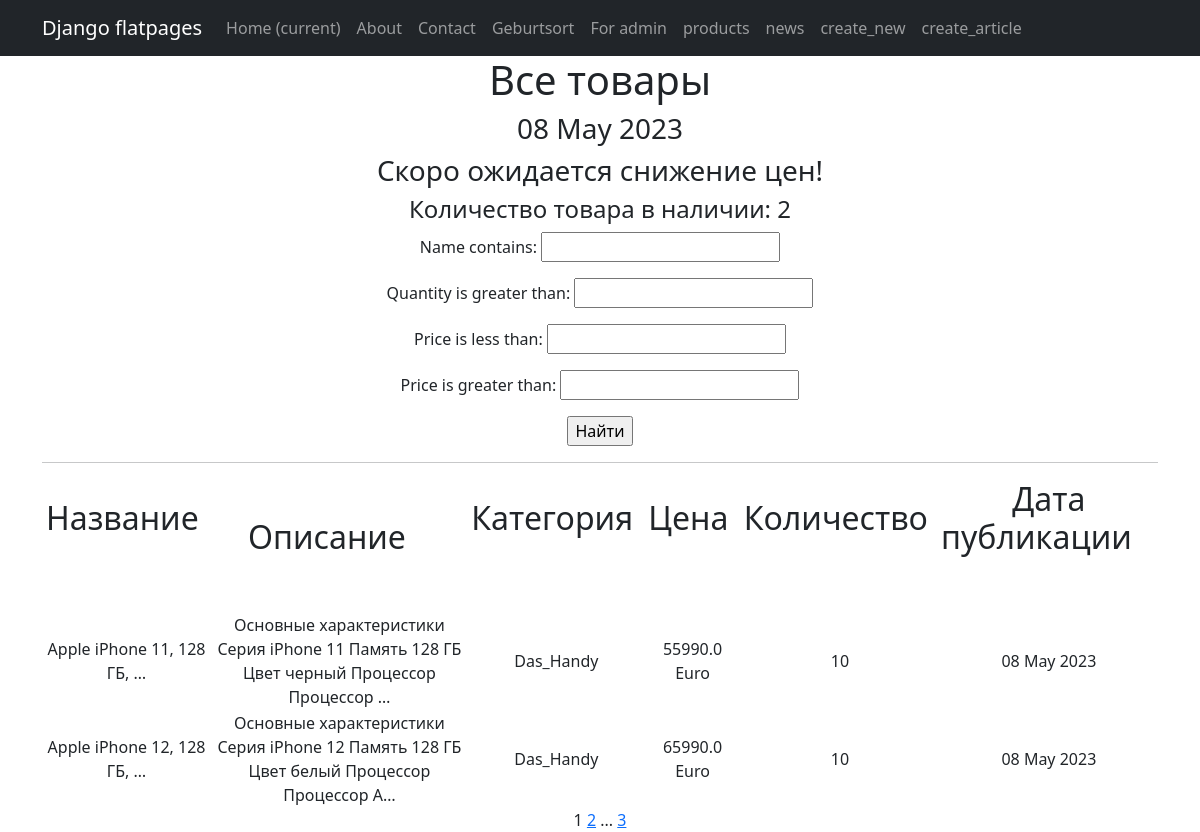
The page / on the database its author committed.
### simpleapp/models.py (models this page shows, shortened)
class Product(models.Model):
    name = models.CharField(max_length=50, unique=True)   # названия товаров не должны повторяться
    description = models.TextField()
    quantity = models.IntegerField(validators=[MinValueValidator(0)])   # поле категории будет ссылаться на
    category = models.ForeignKey(to='Category', on_delete=models.CASCADE, related_name='products')  # все продукты в
    price = models.FloatField(validators=[MinValueValidator(0.0)])

class Category(models.Model):
    name = models.CharField(max_length=100, unique=True)

### simpleapp/views.py (the view)
# urls.py: path('', ProductsList.as_view()),
class ProductsList(ListView):
    model = Product
    ordering = 'name'  # сортировка по расположению в порядке возрастания, или убывания '-name'
    template_name = 'flatpages/products.html'
    context_object_name = 'products'
    paginate_by = 2  # вот так мы можем указать количество записей на странице
    def __init__(self):
        self.filterset = None
    def get_queryset(self):
        queryset = super().get_queryset()
        self.filterset = ProductFilter(self.request.GET, queryset)
        return self.filterset.qs
    def get_context_data(self, **kwargs):
        context = super().get_context_data(**kwargs)
        context['time_now'] = datetime.utcnow()
        context['next_sale'] = 'Скоро ожидается снижение цен!'
        context['filterset'] = self.filterset
        return context

### simpleapp/templatetags/custom_filters.py (called while the page is built)
@register.filter()
def currency(value, code='rub'):
    postfix = CURRENCIES_SYMBOLS[code]
    return f'{value} {postfix}'

### simpleapp/templatetags/custom_tags.py (called while the page is built)
@register.simple_tag()
def current_time(format_string='%d %b %Y'):
    return datetime.utcnow().strftime(format_string)

@register.simple_tag(takes_context=True)
def url_replace(context, **kwargs):
    d = context['request'].GET.copy()
    for k, v in kwargs.items():
        d[k] = v
    return d.urlencode()

### templates/flatpages/products.html (shortened to what this page needs)
{% extends 'flatpages/default.html' %}
{% load custom_filters %}
{% load custom_tags %}
{% block content %}
   <h1>Все товары</h1>
   <h3>{% current_time '%d %b %Y' %}</h3>
   <h3> {{ next_sale|default_if_none:"Чуть позже сообщим о распродаже!" }} </h3>
   <tr>
   <h4>Количество товара в наличии: {{ products|length }}</h4>
   </tr>
   <form action="" method="get">
       {{ filterset.form.as_p }}
       <input type="submit" value="Найти" />
   </form>
   <hr>
   {% if products %}
       <table>
           <tr>
               <td><h2><p style="text-align: center;"> Название&nbsp; &nbsp; &nbsp; </p></h2></td>
               <td><h2><p style="text-align: center;"> Описание&nbsp; &nbsp; </p></h2></td>
               <td><h2><p style="text-align: center;"> Категория&nbsp; &nbsp; &nbsp; </p></h2></td>
               <td><h2><p style="text-align: center;"> Цена&nbsp; &nbsp; &nbsp; </p></h2></td>
               <td><h2><p style="text-align: center;"> Количество&nbsp; &nbsp; &nbsp; </p></h2></td>
               <td><h2><p style="text-align: center;"> Дата публикации&nbsp; &nbsp; &nbsp; </p></h2></td>
           </tr>
            {% for product in products %}
            <tr>
              <td>{{ product.name|truncatewords:5 }}</td>
              <td>{{ product.description|truncatechars:100}}</td>
              <td>{{ product.category.name }}</td>
              <td>{{ product.price|currency:"euro" }}</td>
              <td>{{ product.quantity }}</td>
              <td>{{ time_now|date:'d M Y' }}</td>
            </tr>
            {% endfor %}
       </table>
   {% else %}
       <h2>Товаров нет!</h2>
   {% endif %}
   {{ page_obj.number }}
   {% if page_obj.has_next %}
       <a href="?{% url_replace page=page_obj.next_page_number %}">{{ page_obj.next_page_number }}</a>
       {% if paginator.num_pages != page_obj.next_page_number %}
           ...
           <a href="?{% url_replace page=page_obj.paginator.num_pages %}">{{ page_obj.paginator.num_pages }}</a>
       {% endif %}
   {% endif %}
{% endblock content %}

### templates/flatpages/default.html (shortened to what this page needs)
<!DOCTYPE html>
<html lang="en">
    <head>
        {% load static %}
        <link href="{% static 'css/styles.css' %}" rel="stylesheet" />
    </head>
    <body>
        <nav class="navbar navbar-expand-lg navbar-dark bg-dark static-top">
           <div class="container">
               <a class="navbar-brand" href="#">Django flatpages</a>
               <div class="collapse navbar-collapse" id="navbarResponsive">
                   <ul class="navbar-nav ml-auto">
                       <li class="nav-item active">
                   <a class="nav-link" href="#">Home
                       <span class="sr-only">(current)</span>
                   </a>
               </li>
                       <li class="nav-item">
                           <a class="nav-link" href="/about/">About</a>
                       </li>
                       <li class="nav-item">
                           <a class="nav-link" href="/contacts/">Contact</a>
                       </li>
                       <li class="nav-item">
                           <a class="nav-link" href="/geburtsort/">Geburtsort</a>
                       </li>
                       <li class="nav-item">
                           <a class="nav-link" href="/namen/">For admin</a>
                       </li>
                       <li class="nav-item">
                           <a class="nav-link" href="http://127.0.0.1:8000/">products</a>
                       </li>
                       <li class="nav-item">
                           <a class="nav-link" href="/post/">news</a>
                       </li>
                       <li class="nav-item">
                           <a class="nav-link" href="/post/new/create/">create_new</a>
                       </li>
                       <li class="nav-item">
                           <a class="nav-link" href="/post/article/create/">create_article</a>
                       </li>
                   </ul>
               </div>
           </div>
        </nav>
        <div class="container">
            <div class="row">
                <div class="col-lg-12 text-center">
                {% block content %}{% endblock content %}
                </div>
            </div>
        </div>
    </body>
</html>

### rows shown on the page
Product: name "Apple iPhone 11, 128 ГБ, …", description "Основные характеристики Серия iPhone 11 Память 128 ГБ Цвет черный Процессор Процессор …", category.name "Das_Handy", price "55990.0 Euro", quantity "10", time_now "08 May 2023"
Product: name "Apple iPhone 12, 128 ГБ, …", description "Основные характеристики Серия iPhone 12 Память 128 ГБ Цвет белый Процессор Процессор A…", category.name "Das_Handy", price "65990.0 Euro", quantity "10", time_now "08 May 2023"

### other values the page prints
{{ next_sale|default_if_none:"Чуть позже сообщим о распродаже!" }} "Скоро ожидается снижение цен!"
{{ products|length }} "2"
{{ page_obj.number }} "1"
{{ page_obj.next_page_number }} "2"
{{ page_obj.paginator.num_pages }} "3"
